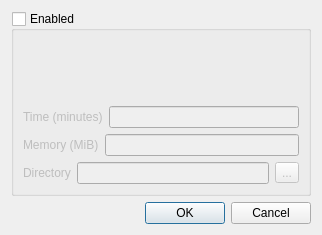
<?xml version="1.0" encoding="UTF-8"?>
<ui version="4.0">
 <class>LongTermRunModeDialog</class>
 <widget class="QDialog" name="LongTermRunModeDialog">
  <property name="geometry">
   <rect>
    <x>0</x>
    <y>0</y>
    <width>322</width>
    <height>235</height>
   </rect>
  </property>
  <property name="windowTitle">
   <string>Dialog</string>
  </property>
  <layout class="QVBoxLayout" name="verticalLayout">
   <item>
    <widget class="QGroupBox" name="groupBox">
     <property name="title">
      <string>Enabled</string>
     </property>
     <property name="flat">
      <bool>false</bool>
     </property>
     <property name="checkable">
      <bool>true</bool>
     </property>
     <property name="checked">
      <bool>false</bool>
     </property>
     <layout class="QVBoxLayout" name="verticalLayout_2">
      <item>
       <widget class="QLabel" name="msgLabel">
        <property name="sizePolicy">
         <sizepolicy hsizetype="Minimum" vsizetype="Minimum">
          <horstretch>0</horstretch>
          <verstretch>0</verstretch>
         </sizepolicy>
        </property>
        <property name="text">
         <string/>
        </property>
        <property name="textFormat">
         <enum>Qt::PlainText</enum>
        </property>
        <property name="wordWrap">
         <bool>true</bool>
        </property>
       </widget>
      </item>
      <item>
       <layout class="QHBoxLayout" name="horizontalLayout_2">
        <item>
         <widget class="QLabel" name="label_2">
          <property name="text">
           <string>Time (minutes)</string>
          </property>
         </widget>
        </item>
        <item>
         <widget class="QLineEdit" name="timeLineEdit"/>
        </item>
       </layout>
      </item>
      <item>
       <layout class="QHBoxLayout" name="horizontalLayout_3">
        <item>
         <widget class="QLabel" name="label_3">
          <property name="text">
           <string>Memory (MiB)</string>
          </property>
         </widget>
        </item>
        <item>
         <widget class="QLineEdit" name="memoryLineEdit"/>
        </item>
       </layout>
      </item>
      <item>
       <layout class="QHBoxLayout" name="horizontalLayout">
        <item>
         <widget class="QLabel" name="label_4">
          <property name="text">
           <string>Directory</string>
          </property>
         </widget>
        </item>
        <item>
         <widget class="QLineEdit" name="directoryLineEdit">
          <property name="sizePolicy">
           <sizepolicy hsizetype="MinimumExpanding" vsizetype="Fixed">
            <horstretch>1</horstretch>
            <verstretch>0</verstretch>
           </sizepolicy>
          </property>
         </widget>
        </item>
        <item>
         <widget class="QToolButton" name="toolButton">
          <property name="text">
           <string>...</string>
          </property>
         </widget>
        </item>
       </layout>
      </item>
     </layout>
    </widget>
   </item>
   <item>
    <widget class="QDialogButtonBox" name="buttonBox">
     <property name="orientation">
      <enum>Qt::Horizontal</enum>
     </property>
     <property name="standardButtons">
      <set>QDialogButtonBox::Cancel|QDialogButtonBox::Ok</set>
     </property>
    </widget>
   </item>
  </layout>
 </widget>
 <resources/>
 <connections>
  <connection>
   <sender>buttonBox</sender>
   <signal>accepted()</signal>
   <receiver>LongTermRunModeDialog</receiver>
   <slot>accept()</slot>
   <hints>
    <hint type="sourcelabel">
     <x>248</x>
     <y>254</y>
    </hint>
    <hint type="destinationlabel">
     <x>157</x>
     <y>274</y>
    </hint>
   </hints>
  </connection>
  <connection>
   <sender>buttonBox</sender>
   <signal>rejected()</signal>
   <receiver>LongTermRunModeDialog</receiver>
   <slot>reject()</slot>
   <hints>
    <hint type="sourcelabel">
     <x>316</x>
     <y>260</y>
    </hint>
    <hint type="destinationlabel">
     <x>286</x>
     <y>274</y>
    </hint>
   </hints>
  </connection>
 </connections>
</ui>
